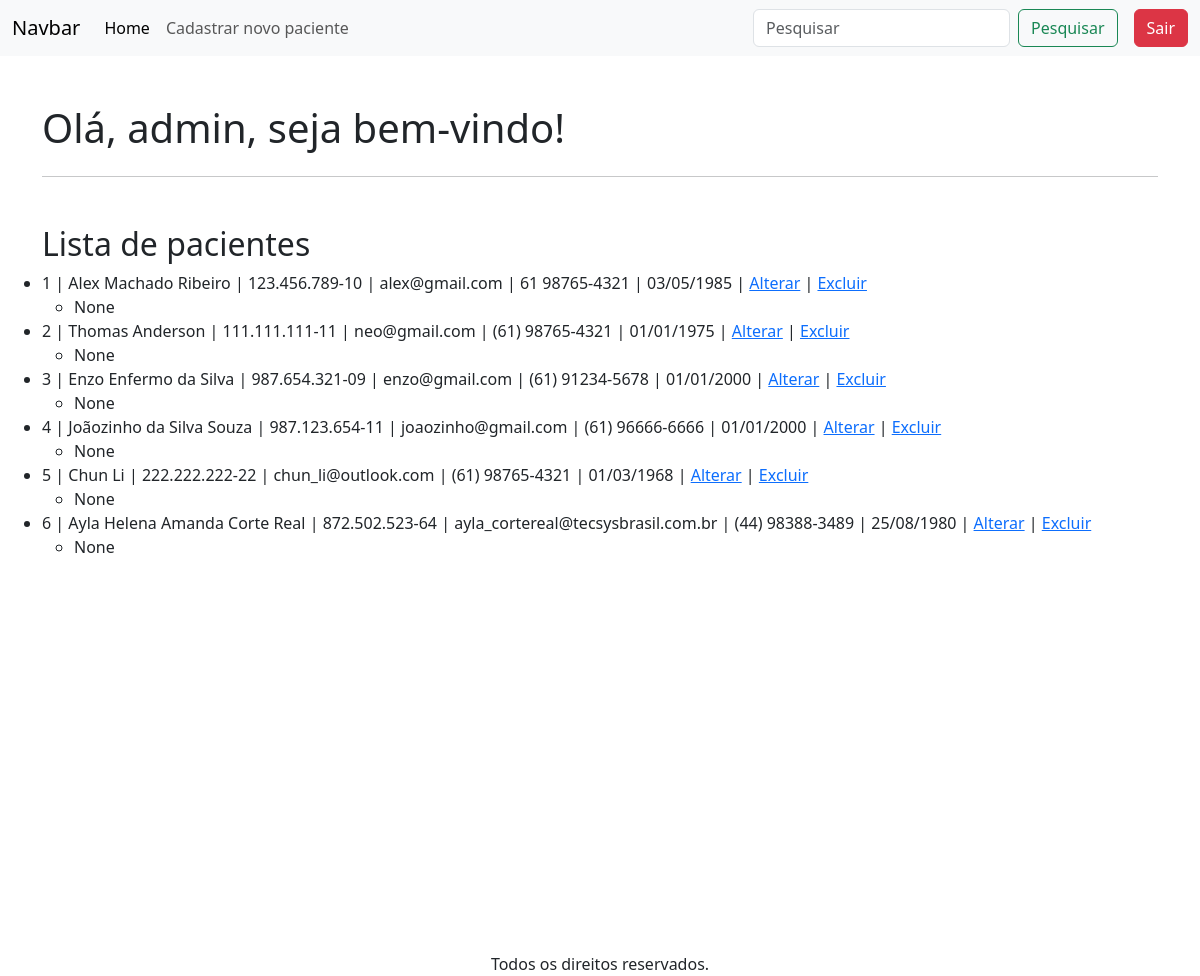
Page / (signed in) on the earlier database version.
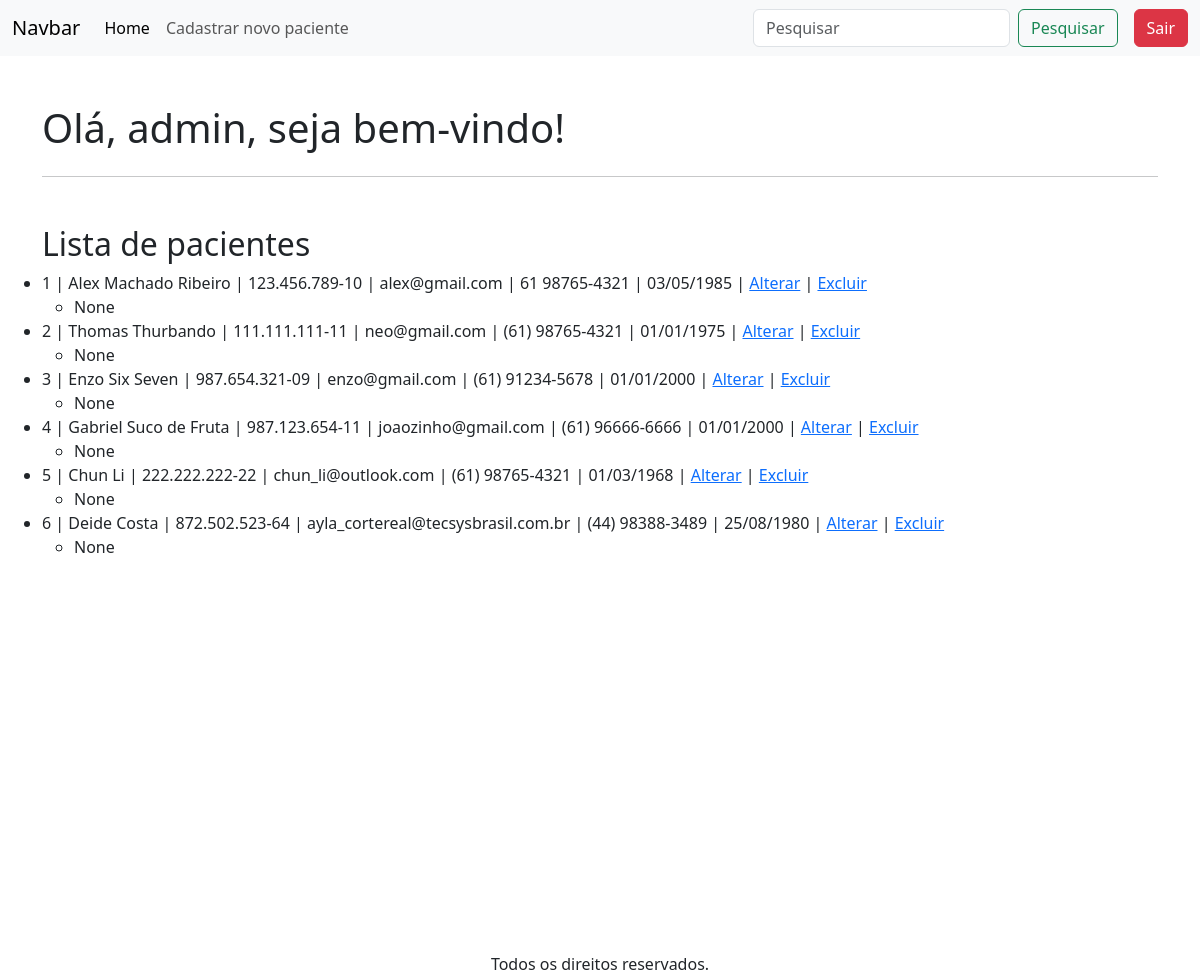
Same page on the later database version.
### apps/crud/models.py (models this page shows, shortened)
class Paciente(models.Model):
    codigo_paciente = models.AutoField(primary_key=True)
    nome = models.CharField(max_length=150, null=False, blank=False)
    cpf = models.CharField(max_length=14, unique=True, null=False, blank=False)
    email = models.EmailField(unique=True, null=False, blank=False)
    telefone = models.CharField(max_length=15, null=False, blank=False)
    data_nascimento = models.DateField(null=False, blank=False)
    sintomas = models.TextField(null=True, blank=True)

### apps/crud/views.py (the view)
# urls.py: path('', views.index, name='index'),
@login_required
def index(request):
    pacientes = Paciente.objects.all()
    return render(request, "index.html", {'pacientes':pacientes})

### apps/crud/templates/index.html (shortened to what this page needs)
{% extends 'base-crud.html' %}
{% block content %}
    <div class="row mt-5">
        <h1>Olá, {{ user.username }}, seja bem-vindo!</h1>
    </div>
    <hr>
    <div class="row mt-5">
        <h2>Lista de pacientes</h2>
        <ul>
            {% for paciente in pacientes %}
                <li>
                    {{ paciente.codigo_paciente }} |
                    {{ paciente.nome }} |
                    {{ paciente.cpf }} |
                    {{ paciente.email }} |
                    {{ paciente.telefone }} |
                    {{ paciente.data_nascimento|date:"d/m/Y" }} |
                    <a href="{% url 'alterar_paciente' paciente.codigo_paciente %}">Alterar</a> |
                    <a href="{% url 'excluir_paciente' paciente.codigo_paciente %}">Excluir</a>
                    <ul>
                        <li>
                            {{ paciente.sintomas }}
                        </li>
                    </ul>
                </li>
            {% empty %}
                <li>Nenhum paciente cadastrado.</li>
            {% endfor %}
        </ul>
    </div>
{% endblock %}

Differences in the rows shown:
changed Paciente "neo@gmail.com": nome "Thomas Anderson" → "Thomas Thurbando"
changed Paciente "enzo@gmail.com": nome "Enzo Enfermo da Silva" → "Enzo Six Seven"
changed Paciente "joaozinho@gmail.com": nome "Joãozinho da Silva Souza" → "Gabriel Suco de Fruta"
changed Paciente "ayla_cortereal@tecsysbrasil.com.br": nome "Ayla Helena Amanda Corte Real" → "Deide Costa"
